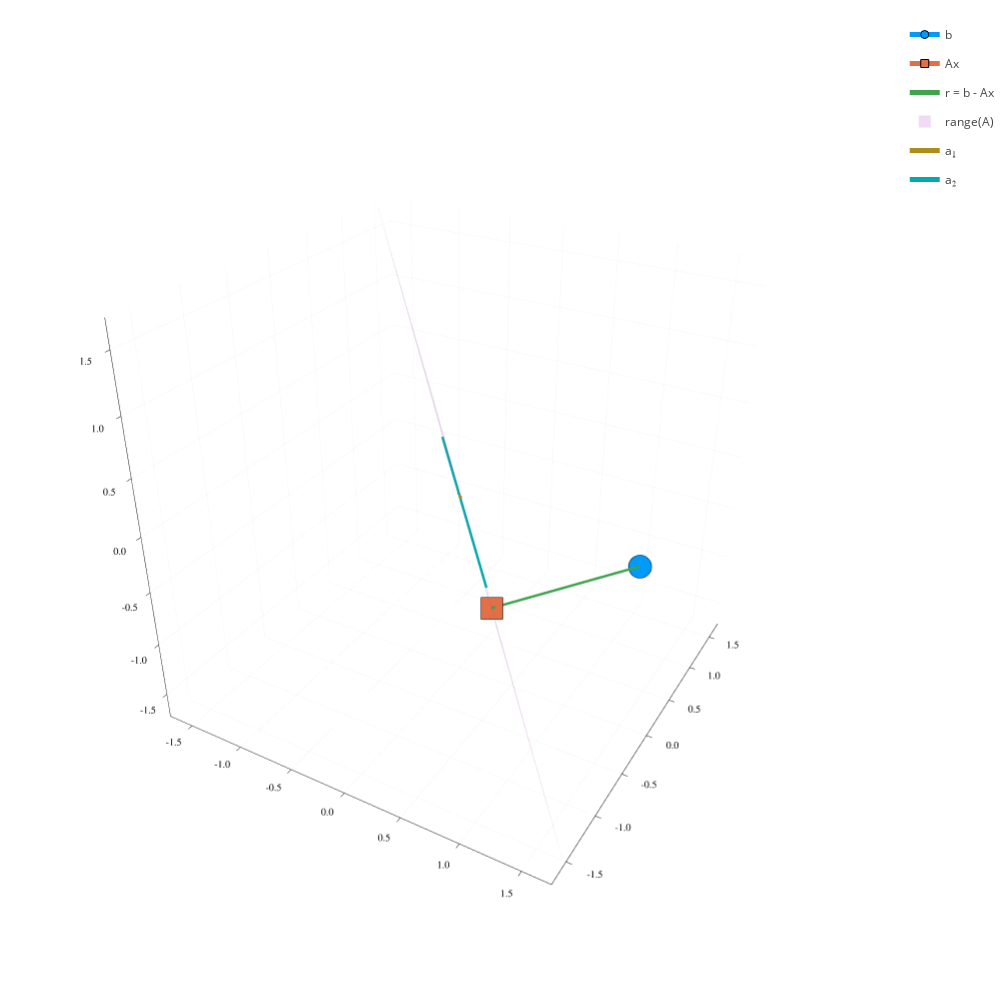

Source (notebook cell):
### Markdown cell above
- We more often see the equivalent minimization problem (hence the name _least squares_):

$$\mathrm{minimize}_{x \in \mathbb{C}^n}\ {\textstyle\frac 1 2} \| A x - b \|_2^2.$$

### Code cell
function plot_smallest_residual(A,b)
    corners = Float64[[-1,-1,-1] [ 1,-1,-1] [-1, 1,-1] [ 1, 1,-1] [-1,-1, 1] [ 1,-1, 1] [-1, 1, 1] [ 1, 1, 1]];
    cube = polyhedron(vrep(corners'), lib)
    triangle = [[2.0, 0.0] [-1.0, sqrt(3.)] [-1.0, -sqrt(3)]]*4
    x = A \ b
    Ax = A * x
    scale = maximum(abs.([b Ax]))
    if scale == 0
        scale = 1
    end
    scale *= 1.1
    p = plot(b[[1]], b[[2]], b[[3]]
        , m=:o
        , lim=(-scale, scale)
        , size=(1000,1000)
        , colorbar=:legend
        , label="b"
        , hover="b:<br>$(@sprintf("%+.2f", b[1]))<br>$(@sprintf("%+.2f", b[2]))<br>$(@sprintf("%+.2f", b[3]))"
    )
    plot!(p,Ax[[1]], Ax[[2]], Ax[[3]]
        , m=:square
        , label="Ax"
        , hover="x:<br>$(@sprintf("%+.2f", x[1]))<br>$(@sprintf("%+.2f", x[2]))<br>Ax:<br>$(@sprintf("%+.2f", Ax[1]))<br>$(@sprintf("%+.2f", Ax[2]))<br>$(@sprintf("%+.2f", Ax[3]))"
    )
    plot!(p,[Ax[1],b[1]],[Ax[2],b[2]],[Ax[3],b[3]]
        , label="r = b - Ax"
        , hover="r:<br>$(@sprintf("%+.2f", b[1] - Ax[1]))<br>$(@sprintf("%+.2f", b[2] - Ax[2]))<br>$(@sprintf("%+.2f", b[3] - Ax[3]))"
        )
    Q, R = qr(A, ColumnNorm())
    if (abs(R[1,1]) != 0.0)
        if abs(R[2,2]) > eps() * 100. * abs(R[1,1])
            # plot plane 
            Qtrivert = Q[:,1:2]*triangle
            Qtri = polyhedron(vrep((Q[:,1:2]*triangle)'), lib)
            isect = hcat(points(vrep(intersect(cube, Qtri)))...)*scale
            plot!(p,isect[1,:],isect[2,:],isect[3,:],st=:mesh3d
                , l = 0
                , fillalpha=0.5
                , label="range(A)"
                )
            q1 = A[:,1]
            q1max = maximum(abs.(q1))
            q1 *= scale / q1max
            plot!(p,[-q1[1], q1[1]],[-q1[2],q1[2]],[-q1[3],q1[3]]
                , label = "a₁"
                , hover="a₁:<br>$(@sprintf("%+.2f", A[1,1]))<br>$(@sprintf("%+.2f", A[2,1]))<br>$(@sprintf("%+.2f", A[3,1]))"
            )
            q2 = A[:,2]
            q2max = maximum(abs.(q2))
            q2 *= scale / q2max
            plot!(p,[-q2[1], q2[1]],[-q2[2],q2[2]],[-q2[3],q2[3]]
                , label = "a₂"
                , hover="a₂:<br>$(@sprintf("%+.2f", A[1,2]))<br>$(@sprintf("%+.2f", A[2,2]))<br>$(@sprintf("%+.2f", A[3,2]))"
            )
        else
            # plot line
            q = Q[:,1]
            qmax = maximum(abs.(q))
            q *= scale / qmax
            plot!(p,[-q[1], q[1]],[-q[2],q[2]],[-q[3],q[3]]
            )
        end
    end
    #plot!(p, corners[1,:], corners[2,:], corners[3,:], l=:none)
    return p
end;
draw(plot_smallest_residual(randn(3,2), randn(3)))

### Figure 1 — Plotly figure (JSON) as saved in the notebook; plotly's stock layout.template omitted (floating-point values rounded to 4 significant figures)
{"data": [{"colorbar": {"title": ""}, "hoverinfo": "text", "legendgroup": "b", "line": {"color": "rgba(0, 154, 250, 1.000)", "dash": "solid", "shape": "linear", "width": 5}, "marker": {"color": "rgba(0, 154, 250, 1.000)", "line": {"color": "rgba(0, 0, 0, 1.000)", "width": 1}, "size": 8, "symbol": "octagon"}, "mode": "lines+markers", "name": "b", "scene": "scene", "showlegend": true, "text": ["b:<br>+1.57<br>-0.09<br>-0.10"], "type": "scatter3d", "x": [1.574], "xaxis": "x", "y": [-0.09358], "yaxis": "y", "z": [-0.1037], "zaxis": "z", "zmax": null, "zmin": null}, {"colorbar": {"title": ""}, "hoverinfo": "text", "legendgroup": "Ax", "line": {"color": "rgba(227, 111, 71, 1.000)", "dash": "solid", "shape": "linear", "width": 5}, "marker": {"color": "rgba(227, 111, 71, 1.000)", "line": {"color": "rgba(0, 0, 0, 1.000)", "width": 1}, "size": 8, "symbol": "square"}, "mode": "lines+markers", "name": "Ax", "scene": "scene", "showlegend": true, "text": ["x:<br>+2.71<br>+4.13<br>Ax:<br>+0.72<br>-0.77<br>-0.37"], "type": "scatter3d", "x": [0.7151], "xaxis": "x", "y": [-0.7684], "yaxis": "y", "z": [-0.3658], "zaxis": "z", "zmax": null, "zmin": null}, {"colorbar": {"title": ""}, "hoverinfo": "text", "legendgroup": "r = b - Ax", "line": {"color": "rgba(62, 164, 78, 1.000)", "dash": "solid", "shape": "linear", "width": 5}, "mode": "lines", "name": "r = b - Ax", "scene": "scene", "showlegend": true, "text": ["r:<br>+0.86<br>+0.67<br>+0.26", "r:<br>+0.86<br>+0.67<br>+0.26"], "type": "scatter3d", "x": [0.7151, 1.574], "xaxis": "x", "y": [-0.7684, -0.09358], "yaxis": "y", "z": [-0.3658, -0.1037], "zaxis": "z", "zmax": null, "zmin": null}, {"color": "rgba(195, 113, 210, 0.500)", "colorbar": {"title": ""}, "colorscale": [[0, "rgba(195, 113, 210, 0.500)"], [1, "rgba(195, 113, 210, 0.500)"]], "hoverinfo": "none", "name": "range(A)", "opacity": 0.5, "scene": "scene", "showlegend": true, "showscale": false, "type": "mesh3d", "x": [1.732, -0.8321, 1.732, 0.8321, -1.732, -1.732], "xaxis": "x", "y": [-1.533, 1.732, -1.732, -1.732, 1.732, 1.533], "yaxis": "y", "z": [-1.732, -1.732, -1.219, 1.732, 1.219, 1.732], "zaxis": "z", "zmax": null, "zmin": null}, {"colorbar": {"title": ""}, "hoverinfo": "text", "legendgroup": "a₁", "line": {"color": "rgba(172, 142, 24, 1.000)", "dash": "solid", "shape": "linear", "width": 5}, "mode": "lines", "name": "a₁", "scene": "scene", "showlegend": true, "text": ["a₁:<br>-0.40<br>+0.68<br>-0.44", "a₁:<br>-0.40<br>+0.68<br>-0.44"], "type": "scatter3d", "x": [1.015, -1.015], "xaxis": "x", "y": [-1.732, 1.732], "yaxis": "y", "z": [1.133, -1.133], "zaxis": "z", "zmax": null, "zmin": null}, {"colorbar": {"title": ""}, "hoverinfo": "text", "legendgroup": "a₂", "line": {"color": "rgba(0, 170, 174, 1.000)", "dash": "solid", "shape": "linear", "width": 5}, "mode": "lines", "name": "a₂", "scene": "scene", "showlegend": true, "text": ["a₂:<br>+0.43<br>-0.63<br>+0.20", "a₂:<br>+0.43<br>-0.63<br>+0.20"], "type": "scatter3d", "x": [-1.191, 1.191], "xaxis": "x", "y": [1.732, -1.732], "yaxis": "y", "z": [-0.5562, 0.5562], "zaxis": "z", "zmax": null, "zmin": null}], "layout": {"annotations": [], "height": 1000, "legend_position": {"bgcolor": "rgba(255, 255, 255, 1.000)", "bordercolor": "rgba(0, 0, 0, 1.000)", "borderwidth": 1, "font": {"color": "rgba(0, 0, 0, 1.000)", "family": "sans-serif", "size": 11}, "title": {"font": {"color": "rgba(0, 0, 0, 1.000)", "family": "sans-serif", "size": 15}, "text": ""}, "tracegroupgap": 0, "traceorder": "normal", "x": 1, "xanchor": "auto", "y": 1, "yanchor": "auto"}, "margin": {"b": 20, "l": 0, "r": 0, "t": 20}, "paper_bgcolor": "rgba(255, 255, 255, 1.000)", "plot_bgcolor": "rgba(255, 255, 255, 1.000)", "scene": {"camera": {"eye": {"x": 1.126, "y": -1.95, "z": 1.3}}, "domain": {"x": [0.03949, 0.9961], "y": [0.01505, 0.9961]}, "xaxis": {"gridcolor": "rgba(0, 0, 0, 0.100)", "gridwidth": 0.5, "linecolor": "rgba(0, 0, 0, 1.000)", "mirror": false, "range": [-1.732, 1.732], "showgrid": true, "showline": true, "showticklabels": true, "tickangle": 0, "tickcolor": "rgb(0, 0, 0)", "tickfont": {"color": "rgba(0, 0, 0, 1.000)", "family": "sans-serif", "size": 11}, "tickmode": "array", "ticks": "inside", "ticktext": ["-1.5", "-1.0", "-0.5", "0.0", "0.5", "1.0", "1.5"], "tickvals": [-1.5, -1, -0.5, 0, 0.5, 1, 1.5], "title": "", "titlefont": {"color": "rgba(0, 0, 0, 1.000)", "family": "sans-serif", "size": 15}, "type": "-", "visible": true, "zeroline": false, "zerolinecolor": "rgba(0, 0, 0, 1.000)"}, "yaxis": {"gridcolor": "rgba(0, 0, 0, 0.100)", "gridwidth": 0.5, "linecolor": "rgba(0, 0, 0, 1.000)", "mirror": false, "range": [-1.732, 1.732], "showgrid": true, "showline": true, "showticklabels": true, "tickangle": 0, "tickcolor": "rgb(0, 0, 0)", "tickfont": {"color": "rgba(0, 0, 0, 1.000)", "family": "sans-serif", "size": 11}, "tickmode": "array", "ticks": "inside", "ticktext": ["-1.5", "-1.0", "-0.5", "0.0", "0.5", "1.0", "1.5"], "tickvals": [-1.5, -1, -0.5, 0, 0.5, 1, 1.5], "title": "", "titlefont": {"color": "rgba(0, 0, 0, 1.000)", "family": "sans-serif", "size": 15}, "type": "-", "visible": true, "zeroline": false, "zerolinecolor": "rgba(0, 0, 0, 1.000)"}, "zaxis": {"gridcolor": "rgba(0, 0, 0, 0.100)", "gridwidth": 0.5, "linecolor": "rgba(0, 0, 0, 1.000)", "mirror": false, "range": [-1.732, 1.732], "showgrid": true, "showline": true, "showticklabels": true, "tickangle": 0, "tickcolor": "rgb(0, 0, 0)", "tickfont": {"color": "rgba(0, 0, 0, 1.000)", "family": "sans-serif", "size": 11}, "tickmode": "array", "ticks": "inside", "ticktext": ["-1.5", "-1.0", "-0.5", "0.0", "0.5", "1.0", "1.5"], "tickvals": [-1.5, -1, -0.5, 0, 0.5, 1, 1.5], "title": "", "titlefont": {"color": "rgba(0, 0, 0, 1.000)", "family": "sans-serif", "size": 15}, "type": "-", "visible": true, "zeroline": false, "zerolinecolor": "rgba(0, 0, 0, 1.000)"}}, "showlegend": true, "width": 1000}}
